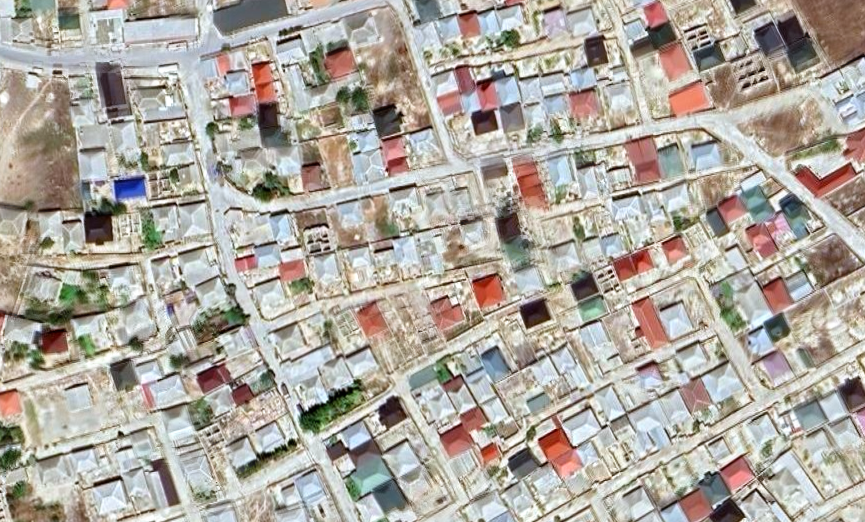
#> input picture filtration/crop_none.tif, 865 x 522 px
$ python make_filtration_compare_gifs.py
#> lines starting #> are read from the running program, lines starting #| are printed output that depends on the picture
"""Build the refinement-comparison GIFs in animations/filtration/: one per pair of
refinement cases, each flipping between the two warped mosaics of the same area.

  none_vs_ransac.gif   : no refinement vs RANSAC
  none_vs_median.gif   : no refinement vs median filtration
  ransac_vs_median.gif : RANSAC        vs median filtration

Inputs (all in filtration/): crop_none.tif, crop_ransac.tif, crop_median.tif.
Requires Pillow. Run from anywhere:
    python3 images/make_filtration_compare_gifs.py
"""
from pathlib import Path

from PIL import Image, ImageDraw

from make_houses_stacked_pair_gif import BG, FG, PAD, font, to_gif

ROOT = Path(__file__).resolve().parent.parent
SRC = ROOT / "filtration"
OUT = ROOT / "animations" / "filtration"

# key: (file, caption)
CASES = {
    "none": ("crop_none.tif", "No refinement"),
    "ransac": ("crop_ransac.tif", "RANSAC"),
    "median": ("crop_median.tif", "Median filtration (k = 7)"),
}
PAIRS = [("none", "ransac"), ("none", "median"), ("ransac", "median")]
TOP = 92
HOLD_MS = 1500


def main():
    shots = {key: (Image.open(SRC / name).convert("RGB"), caption) for key, (name, caption) in CASES.items()}
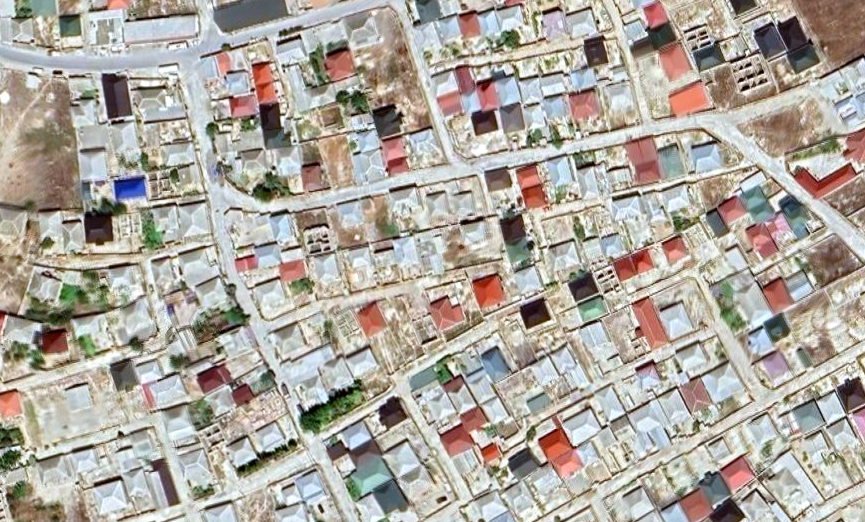
#> input picture filtration/crop_ransac.tif, 865 x 522 px
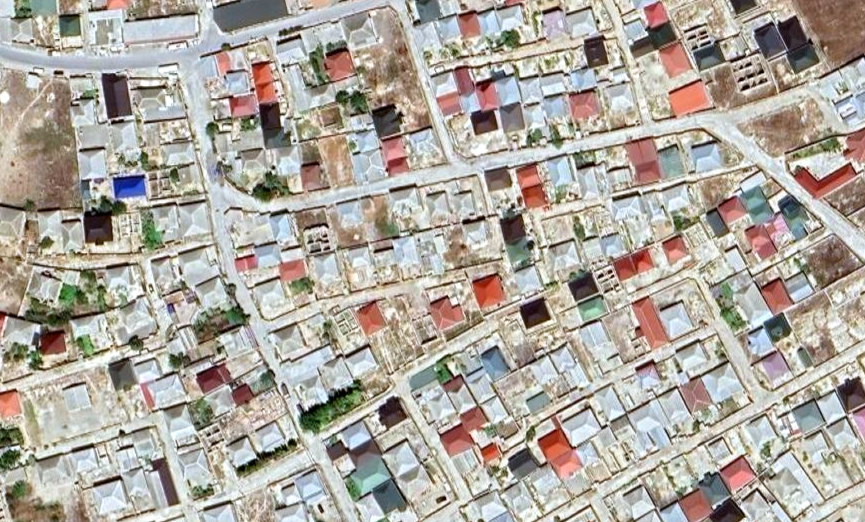
#> input picture filtration/crop_median.tif, 865 x 522 px
#> shots = 3 items
    f_h, f_t = font(26), font(22)
    OUT.mkdir(parents=True, exist_ok=True)
    for a, b in PAIRS:
        w, h = shots[a][0].size
        cw, ch = PAD * 2 + w, TOP + h + PAD
        title = f"{shots[a][1]} vs {shots[b][1]}"

        def frame(key):
            img, caption = shots[key]
            im = Image.new("RGB", (cw, ch), BG)
            d = ImageDraw.Draw(im)
            im.paste(img, (PAD, TOP))
            d.text((PAD + w / 2, 14), title, font=f_h, anchor="ma", fill=FG)
            d.text((PAD, 56), caption, font=f_t, fill=FG)
            return im

        q = to_gif([frame(a), frame(b)], [(PAD, TOP, PAD + w, TOP + h)], (FG, BG))
        out = OUT / f"{a}_vs_{b}.gif"
        q[0].save(out, save_all=True, append_images=q[1:], duration=HOLD_MS, loop=0, transparency=255, disposal=2)
        print(f"Wrote {out.relative_to(ROOT)} ({cw}x{ch}, {len(q)} frames, {out.stat().st_size / 1e6:.2f} MB)")


if __name__ == "__main__":
    main()
#> (the call stopped at in main, `f_h, f_t = font(26), font(22)`: make_houses_stacked_pair_gif is not available in this run)
